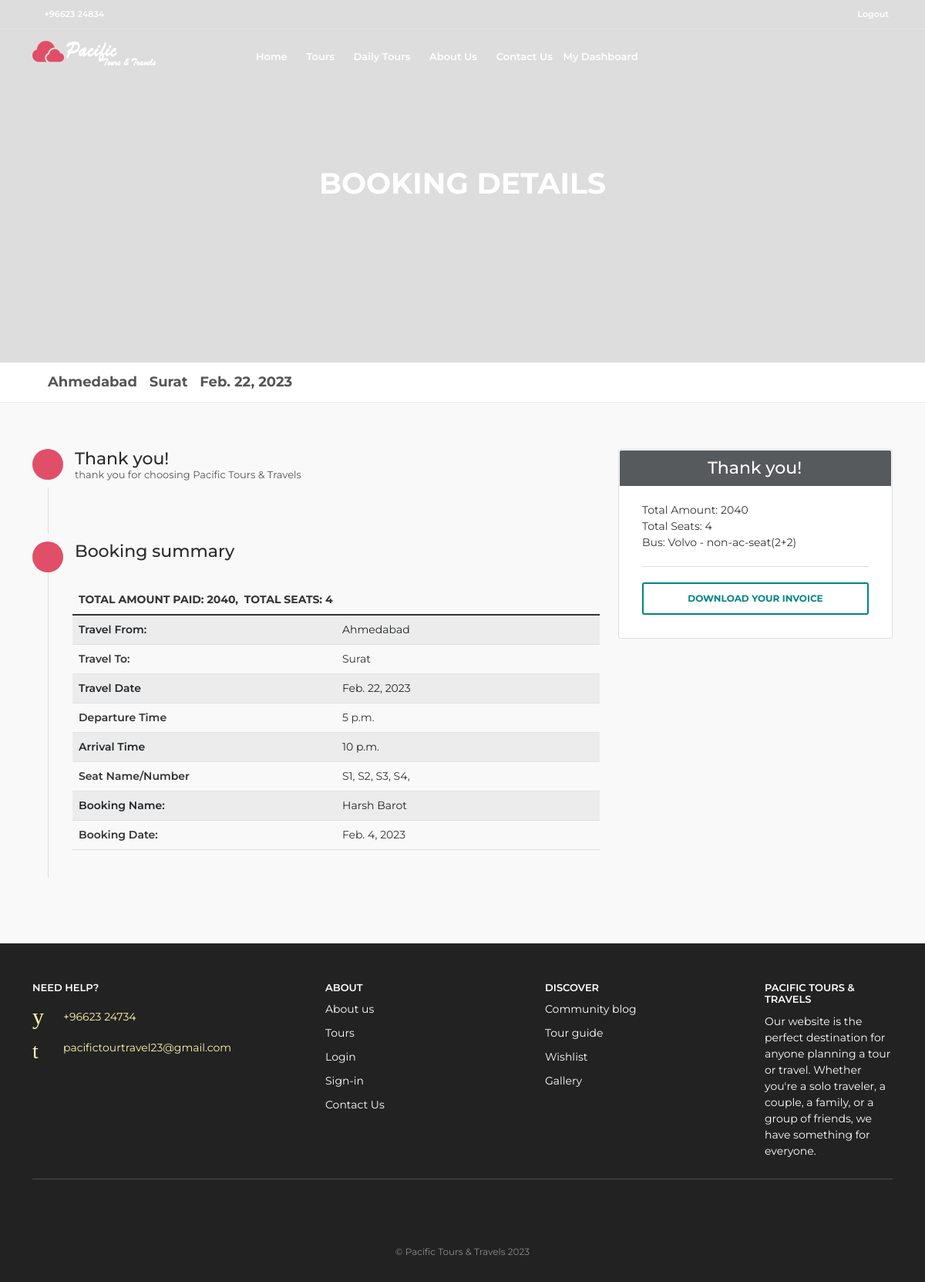
The page /root/34/booking_details/ (signed in) on the database its author committed.
### booking/models.py (models this page shows, shortened)
class BusBookings(models.Model):
    name = models.CharField(max_length=100,blank=False,null=False)
    total_price = models.IntegerField()
    user_fk = models.ForeignKey(CustomUser,on_delete=models.CASCADE,related_name='busbookings_user')
    schedules_fk = models.ForeignKey(Schedules,on_delete=models.CASCADE,related_name='busbookings_schedules')
    travel_date = models.DateField(default=timezone.now)
    date = models.DateField(default=timezone.now)
    time = models.TimeField(default=timezone.now)
    razorpay_order_id = models.CharField(max_length=1000,blank=True,null=True)
    paid = models.BooleanField(default=False,blank=True,null=True)
    confirm = models.BooleanField(default=False,blank=True,null=True)

class Schedules(models.Model):
    route_fk = models.ForeignKey(Routes,on_delete=models.CASCADE,related_name='schedules_route')
    departureTime = models.TimeField()
    arrivalTime = models.TimeField()
    duration = models.CharField(max_length=20)
    price = models.CharField(max_length=20)
    daysOfWeek = models.CharField(max_length=255,null=False,blank=False)

class Routes(models.Model):
    bus_fk = models.ForeignKey(Bus,on_delete=models.CASCADE,related_name='routes_bus')
    origin_fk = models.ForeignKey(Address,on_delete=models.CASCADE,related_name='routes_origin_address')
    destination_fk = models.ForeignKey(Address,on_delete=models.CASCADE,related_name='routes_destination_address')
    stops_city = models.CharField(max_length=100,default='')
    distance = models.CharField(max_length=255,null=False,blank=False)
    boarding_point = models.CharField(max_length=50,null=True,blank=True)
    dropping_point = models.CharField(max_length=50,null=True,blank=True)

class Address(models.Model):
    city = models.CharField(max_length=100,blank=False,null=False,unique=True)
    state = models.CharField(max_length=100,blank=False,null=False)
    pincode = models.CharField(max_length=10,blank=True,null=True)

class BusBookings_details(models.Model):#book_details tbl
    busbookings_fk = models.ForeignKey(BusBookings,on_delete=models.CASCADE,related_name='book_details_busbooking')
    seat_fk = models.ForeignKey(Seat,on_delete=models.CASCADE,related_name='busbooking_details_seat_fk')
    date = models.DateField(default=timezone.now)
    time = models.TimeField(default=timezone.now)

class Seat(models.Model):
    status = models.BooleanField(default=False)
    date = models.DateField(default=timezone.now,blank=True,null=True)
    time = models.TimeField(default=timezone.now,blank=True,null=True)
    seat_name = models.CharField(max_length=10,blank=False,null=False,unique=True)
    bus_fk = models.ForeignKey(Bus,on_delete=models.CASCADE,related_name='seat_bus')

class Bus(models.Model):
    name = models.CharField(max_length=50,blank=True,null=True)
    driver_name = models.CharField(max_length=50)
    contact = models.CharField(max_length=10)
    plate_no = models.CharField(max_length=50)
    check_ac = models.CharField(max_length=10,choices=t_type,default='non-ac')
    seat_type = models.CharField(max_length=25,choices=s_type,default='non-ac-seat(2+2)')  # new on 28-1
    max_seats = models.IntegerField()

### root/views.py (the view)
# urls.py: path('<int:id>/booking_details/',views.booking_details,name='booking_details'),
@login_required(login_url='auth_system:login_user')
def booking_details(request,id):
    data = BusBookings.objects.get(id=id)
    seats = BusBookings_details.objects.filter(busbookings_fk=data)
    cnt = seats.count()
    context={
        'data':data,
        'seats':seats,
        's_cnt':cnt
    }
    return render(request,'root/booking_details.html',context)

### templates/root/booking_details.html (shortened to what this page needs)
{% extends 'root/layout.html' %}
{% load static %}
{% block body %}
<section id="hero_2" class="background-image" data-background="url(img/slide_hero_2.jpg)">
    <div class="opacity-mask" data-opacity-mask="rgba(0, 0, 0, 0.6)">
    <div class="intro_title">
        <h1>Booking Details</h1>
    </div>
    </div>
</section>
<main>
    <div id="position">
        <div class="container" style="font-size: large;">
            <ul>
                <li><b> {{data.schedules_fk.route_fk.origin_fk.city}}
                </b>
            </li>
            <li><b> {{data.schedules_fk.route_fk.destination_fk.city}}
                </b></li>
            <li><b> {{data.travel_date}}
                </b></li>
            </ul>
        </div>
    </div>
    <div class="container margin_60">
        <div class="row">
            <div class="col-lg-8 add_bottom_15">
                <div class="form_title">
                    <h3><strong><i class="icon-ok"></i></strong>Thank you!</h3>
                    <p>
                        thank you for choosing Pacific Tours & Travels
                    </p>
                </div>
                <div class="step">
                </div>
                <div class="form_title">
                    <h3><strong><i class="icon-tag-1"></i></strong>Booking summary</h3>
                </div>
                <div class="step">
                    <table class="table table-striped confirm">
                        <thead>
                            <tr>
                                <th colspan="2">
                                   Total Amount Paid: {{data.total_price}}, &nbsp;Total Seats: {{s_cnt}}
                                </th>
                            </tr>
                        </thead>
                        <tbody>
                            <tr>
                                <td>
                                    <strong>Travel From: </strong>
                                </td>
                                <td>
                                    {{data.schedules_fk.route_fk.origin_fk.city}}
                                </td>
                            </tr>
                            <tr>
                                <td>
                                    <strong>Travel To:</strong>
                                </td>
                                <td>
                                    {{data.schedules_fk.route_fk.destination_fk.city}}
                                </td>
                            </tr>
                            <tr>
                                <td>
                                    <strong>Travel Date</strong>
                                </td>
                                <td>
                                   {{data.travel_date}}
                                </td>
                            </tr>
                            <tr>
                                <td>
                                    <strong>Departure Time</strong>
                                </td>
                                <td>
                                   {{data.schedules_fk.departureTime}}
                                </td>
                            </tr>
                            <tr>
                                <td>
                                    <strong>Arrival Time</strong>
                                </td>
                                <td>
                                   {{data.schedules_fk.arrivalTime  }}
                                </td>
                            </tr>
                            <tr>
                                <td>
                                    <strong>Seat  Name/Number</strong>
                                </td>
                                <td>
                                   {% for i in seats  %}
                                        {{i.seat_fk.seat_name}},
                                   {% endfor %}
                                </td>
                            </tr>
                            <tr>
                                <td>
                                    <strong>Booking Name: </strong>
                                </td>
                                <td>
                                    {{data.name}}
                                </td>
                            </tr>
                            <tr>
                                <td>
                                    <strong>Booking Date: </strong>
                                </td>
                                <td>
                                    {{data.date}}
                                </td>
                            </tr>
                        </tbody>
                    </table>
                </div>
            </div>
            <aside class="col-lg-4" id="sidebar">
                <div class="theiaStickySidebar">
                    <div class="box_style_1" id="booking_box">
                        <h3 class="inner">Thank you!</h3>
                        <p> Total Amount: {{data.total_price}} <br>
                            Total Seats: {{s_cnt}} <br>
                            Bus: {{data.schedules_fk.route_fk.bus_fk.name}} - {{data.schedules_fk.route_fk.bus_fk.seat_type}}
                        </p>
                        <hr>
                        <a class="btn_full_outline" href="{% url 'booking:pdf_busbooking' data.id %}" target="_blank">Download Your Invoice</a>
                    </div>
                </div>
            </aside>
        </div>
    </div>
</main>
{% endblock body %}

### rows shown on the page
BusBookings: schedules_fk.route_fk.origin_fk.city "Ahmedabad", schedules_fk.route_fk.destination_fk.city "Surat", travel_date "Feb. 22, 2023", total_price "2040", schedules_fk.departureTime "5 p.m.", schedules_fk.arrivalTime "10 p.m.", name "Harsh Barot", date "Feb. 4, 2023", schedules_fk.route_fk.bus_fk.name "Volvo", schedules_fk.route_fk.bus_fk.seat_type "non-ac-seat(2+2)"
BusBookings_details: seat_fk.seat_name "S1"
BusBookings_details: seat_fk.seat_name "S2"
BusBookings_details: seat_fk.seat_name "S3"
BusBookings_details: seat_fk.seat_name "S4"

### other values the page prints
{{ s_cnt }} "4"
